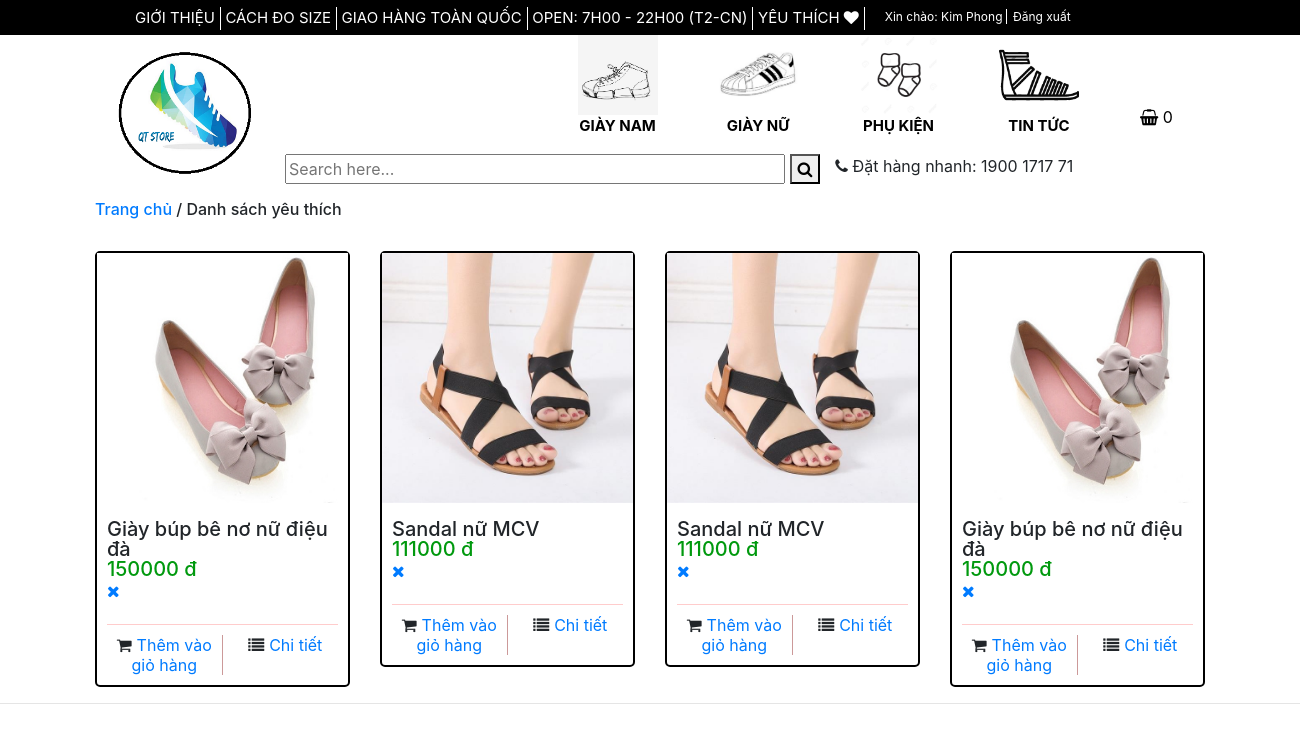
Page /my-wishlist.php (signed in) on the committed database.
### tables this page shows
CREATE TABLE `wishlist` (
  `id_wishlist` int(11) NOT NULL,
  `user_id` int(11) DEFAULT NULL,
  `product_id` int(11) DEFAULT NULL,
  `posting_date` timestamp NOT NULL DEFAULT current_timestamp()
);

CREATE TABLE `products` (
  `id` int(11) NOT NULL,
  `name` varchar(255) NOT NULL,
  `category_id` int(11) NOT NULL,
  `image` varchar(255) DEFAULT NULL,
  `decription` text DEFAULT NULL,
  `price` float NOT NULL,
  `created` timestamp NULL DEFAULT current_timestamp(),
  `quantity` int(11) NOT NULL
);

### my-wishlist.php (the view, shortened to what this page needs)
<?php
    include "includes/dbconnection.php";
?>
<!doctype html>
<html lang="en">
<head>
    <link rel="stylesheet" href="css/style-index.css">
    <link rel="stylesheet" href="https://maxcdn.bootstrapcdn.com/font-awesome/4.7.0/css/font-awesome.min.css">
    <link rel="stylesheet" href="https://stackpath.bootstrapcdn.com/bootstrap/4.3.1/css/bootstrap.min.css"
>
</head>
<body>
    <?php
    include "includes/top-header.php";
    include 'includes/header.php';
    ?>
    <div class="container">
        <div class="name-page">
            <h6><a href="index.php">Trang chủ</a><span> / Danh sách yêu thích</span></h6>
        </div>
        <br>
        <div class="row">
            <div class="col-md-12 left">
                <div class="row">
                    <?php
                    $select=" SELECT  p.*,w.* FROM wishlist w, products p, users u WHERE w.user_id = '".$_SESSION['id']."' AND w.user_id= u.id AND w.product_id=p.id";
                    $result=mysqli_query($con, $select);
                    while($row1=mysqli_fetch_array($result)){
                    ?>
                    <div class="col-sm-3">
                        <div class="col-item">
                            <div class="photo">
                                <img src="image-product/<?php echo htmlentities($row1['category_id']);?>/<?php echo htmlentities($row1['image']);?>"
                                    class="img-responsive" alt="a" style="width:100%; height:250px" />
                            </div>
                            <div class="info">
                                <div class="row">
                                    <div class="price col-md-12">
                                        <h5>
                                            <?php echo htmlentities($row1['name']);?>
                                        </h5>
                                        <h5 class="price-text-color">
                                            <?php echo htmlentities($row1['price']);?> đ
                                        </h5>
                                        <a href="my-wishlist.php?&del=delete&id=<?php echo $row1['id_wishlist']?>"
                                        onClick="return confirm('Are you sure you want to delete?')"><i
                                            class="fa fa-remove" aria-hidden="true"></i></a></td>
                                    </div>
                                </div>
                            </div>
                            <div class="info">
                                <div class="separator clear-left">
                                    <p class="btn-add">
                                        <i class="fa fa-shopping-cart"></i><a
                                            href="index.php?page=product&action=add&id=<?php echo $row1['id']; ?>"
                                            class="hidden-sm">Thêm vào giỏ
                                            hàng</a>
                                    </p>
                                    <p class="btn-details">
                                        <i class="fa fa-list"></i><a
                                            href="detail.php?quanly=detail&id=<?php echo $row1['id']?>"
                                            class="hidden-sm">Chi tiết</a>
                                    </p>
                                </div>
                                <div class="clearfix">
                                </div>
                            </div>
                        </div>
                    </div>
                    <br>
                    <?php }?>
                </div>
            </div>
        </div>
    </div>
    <hr>
</body>
</html>

### css/style-index.css (style rules this page uses)
a { color: white; }
.col-item { border: 2px solid black; border-radius: 5px; background: #FFF; }
.col-item .photo img { margin: 0 auto; width: 100%; }
.col-item .info { padding: 10px; border-radius: 0 0 5px 5px; margin-top: 1px; }
.col-item .price { float: left; margin-top: 5px; }
.col-item .price h5 { line-height: 20px; margin: 0; }
.price-text-color { color: #00990E; }
.col-item .separator { border-top: 1px solid #FFCCCC; }
.clear-left { clear: left; }
.col-item .separator p { line-height: 20px; margin-bottom: 0; margin-top: 10px; text-align: center; }
.col-item .separator p i { margin-right: 5px; }
.col-item .btn-add { width: 50%; float: left; }
.col-item .btn-add { border-right: 1px solid #CC9999; }
.col-item .btn-details { width: 50%; float: left; padding-left: 10px; }
.name-page { display: flex; }
.left { margin-right: 60px; }

### rows in the picture
wishlist: product.image (picture), product.name "Giày búp bê nơ nữ điệu đà", product.price "150000"
wishlist: product.image (picture), product.name "Sandal nữ MCV", product.price "111000"
wishlist: product.image (picture), product.name "Sandal nữ MCV", product.price "111000"
wishlist: product.image (picture), product.name "Giày búp bê nơ nữ điệu đà", product.price "150000"

### other values in the picture
$_SESSION['username'] "Kim Phong"
$totalquantity "0"
